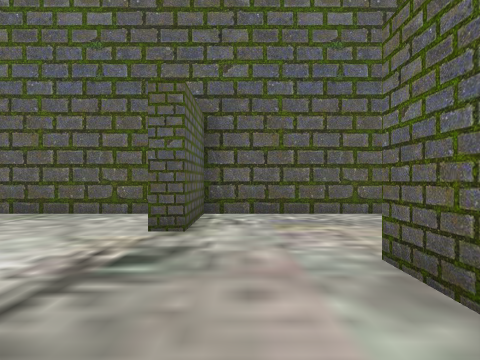
view 1 (above)

24 first-person views from a walk through a Unity game level. The camera is 1.4 m above the floor, looks level and sees 75° across. The floor is counted in squares, 2 m on a side. Each view is taken from the middle of a square. On the plan, view 1 faces up. The plan holds only what a view shows up to about 10 squares ahead; the rest is blank. The place goes on beyond the plan. The player character is not drawn. Some animated figures are left out.

view 2
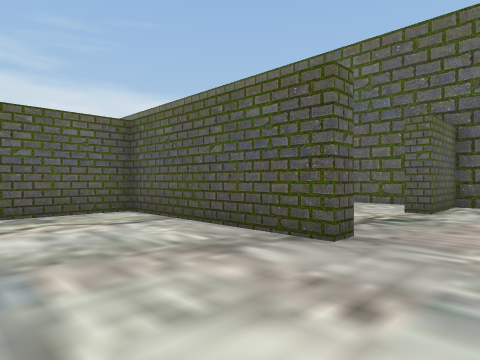

view 3
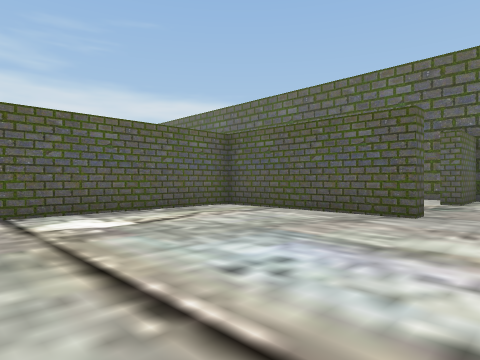

view 4
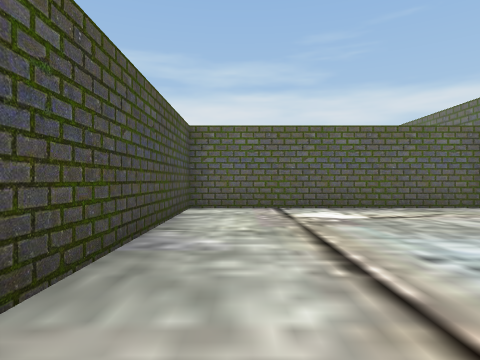

view 5
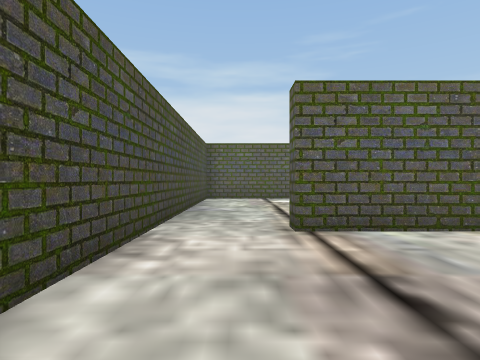

view 6
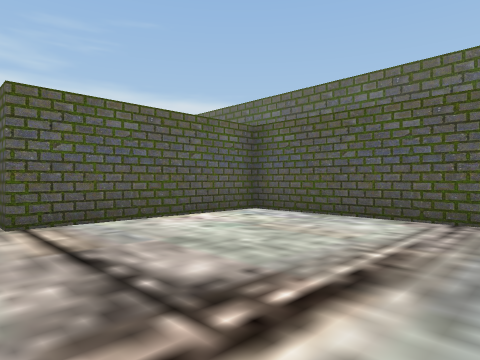

view 7
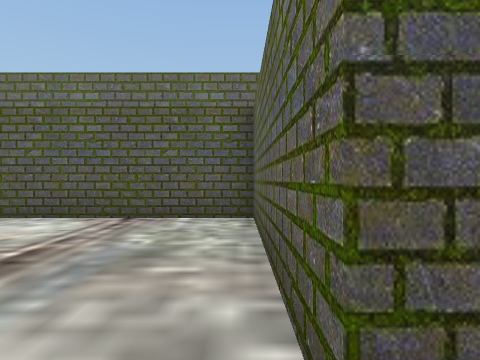

view 8
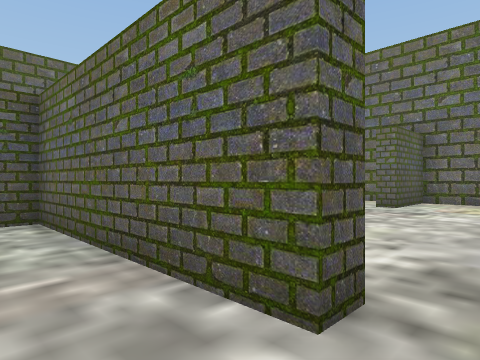

view 9
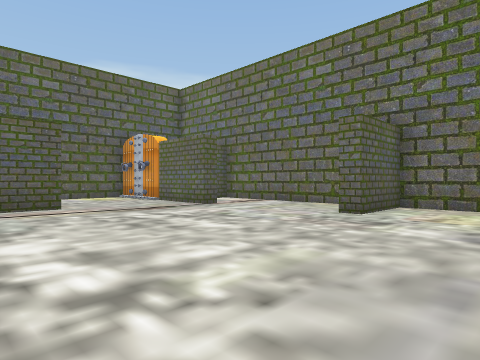

view 10
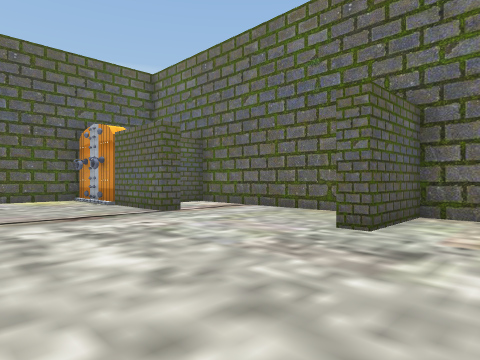

view 11
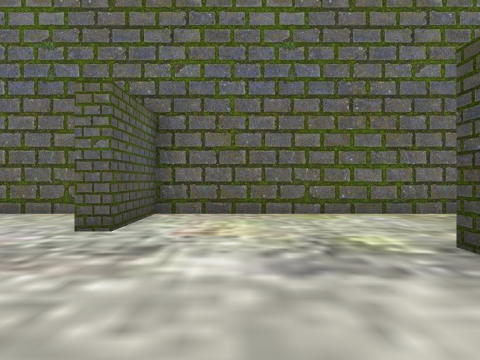

view 12
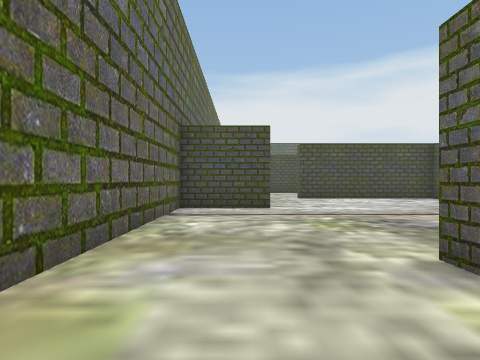

view 13
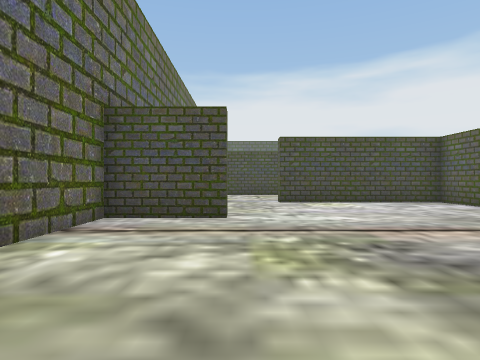

view 14
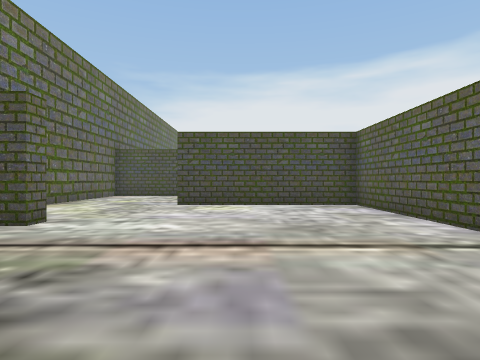

view 15
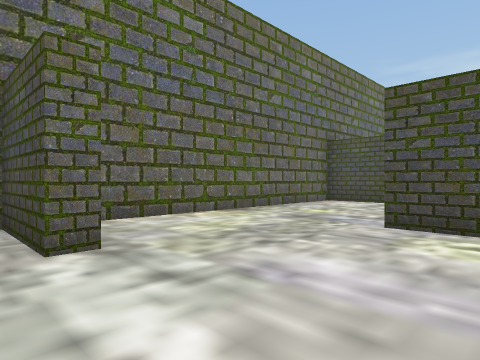

view 16
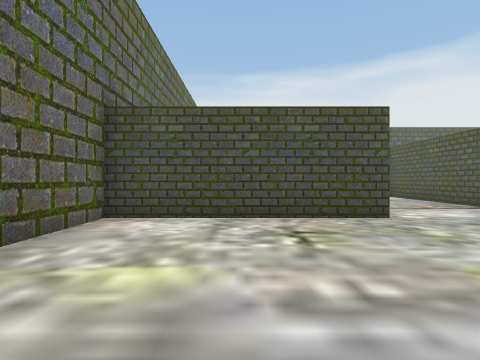

view 17
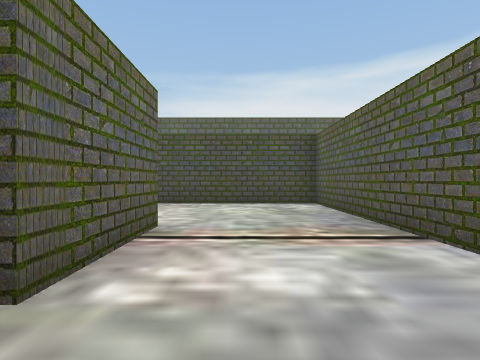

view 18
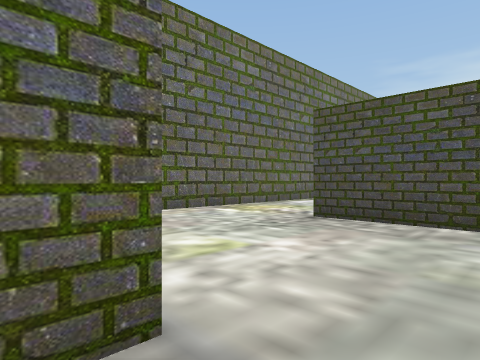

view 19
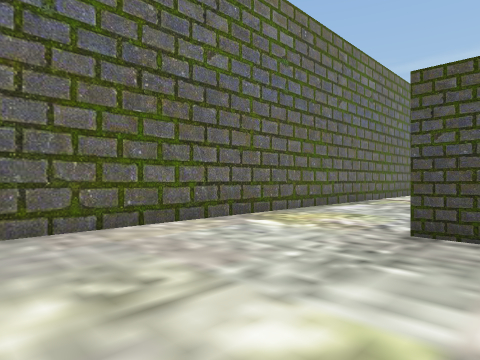

view 20
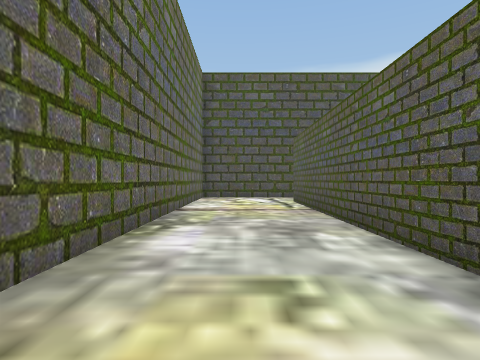

view 21
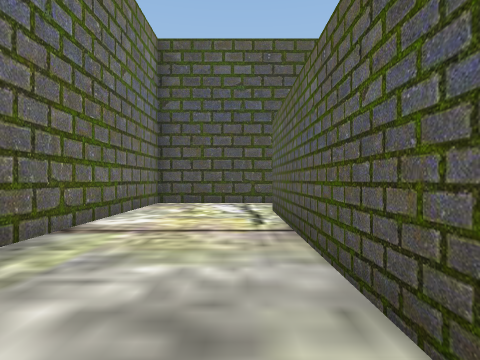

view 22
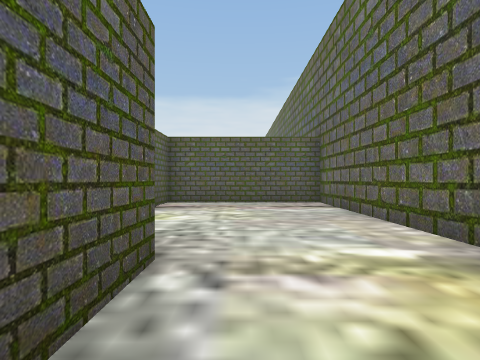

view 23
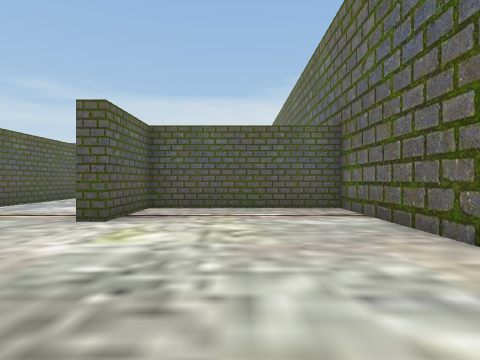

view 24
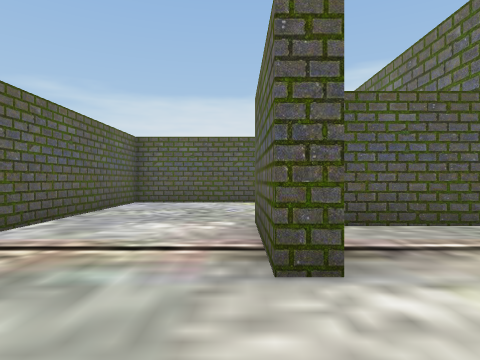

### Floor plan
Points are (right, up) in squares from view 1. A wall is a line through its corners. A room is listed if a view was taken in it or the views show most of it. See-through windows are left out.
Room 1 (views 1, 2, 3)
walls: (-0.7, 0.8) (-0.7, 0.3) (-5.7, 0.3) (-5.7, -7.2) (1.4, -7.2)
ways out: opening at (2, -6) to room 2; opening at (0.5, 1) to room 3
Room 2 (views 4, 5, 6, 7, 8)
walls: (8.8, -5.3) (8.3, -5.3) (8.3, -0.2) (1.8, -0.2) (1.8, -5.3) (1.2, -5.3); (1.4, -7.2) (4.4, -7.2)
ways out: opening at (2, -6) to room 1; opening at (9, -6) to room 3
Room 3 (views 9, 10, 11, 12, 13, 14, 15, 16, 17, 18, 19, 20, 21, 22, 23, 24)
walls: (8.7, -12.2) (8.7, -16.8) (13.8, -16.8); (15.2, -13.2) (15.2, -12.8) (17.5, -12.8) (17.5, -3.3) (15.2, -3.3) (15.2, -2.8); (14.2, -7.2) (14.2, -7.8); (12.5, -17.3) (8.7, -17.3) (8.7, -29.3) (14.2, -29.3) (14.2, -39.1); (17.5, -1.6) (17.5, 2.6); (15.2, 1.2) (14.7, 1.2) (14.7, 5.5); (11.4, 2.2) (10, 2.2); (1.3, 1.6) (1.3, 2.8); (13.6, 6.5) (12.5, 6.5); (3, 6.5) (-0.7, 6.5) (-0.7, 4.3) (-1.2, 4.3); (-1.9, 6.5) (-5, 6.5); (16.9, -41.5) (17.5, -41.5) (17.5, -22.3) (12.8, -22.3) (12.8, -24.7) (12.2, -24.7) (12.2, -21.8) (17.5, -21.8) (17.5, -14)
ways out: opening at (0.5, 1) to room 1; opening at (9, -6) to room 2

Where each view was taken, in squares from view 1:
view 1: 0 up, 0 right, facing up
view 2: 3 down, 1 right, facing up-left
view 3: 6 down, 1 right, facing up-left
view 4: 6 down, 2 right, facing left
view 5: 6 down, 6 right, facing left
view 6: 6 down, 7 right, facing up-left
view 7: 6 down, 8 right, facing up
view 8: 6 down, 7 right, facing up-right
view 9: 6 down, 9 right, facing up-right
view 10: 5 down, 11 right, facing up-right
view 11: 5 down, 11 right, facing right
view 12: 5 down, 16 right, facing down
view 13: 7 down, 15 right, facing down
view 14: 8 down, 12 right, facing down
view 15: 12 down, 12 right, facing down-right
view 16: 16 down, 15 right, facing down
view 17: 20 down, 11 right, facing down
view 18: 24 down, 11 right, facing down-right
view 19: 25 down, 13 right, facing down-right
view 20: 29 down, 16 right, facing down
view 21: 32 down, 15 right, facing down
view 22: 32 down, 15 right, facing up
view 23: 30 down, 15 right, facing up
view 24: 27 down, 12 right, facing up
